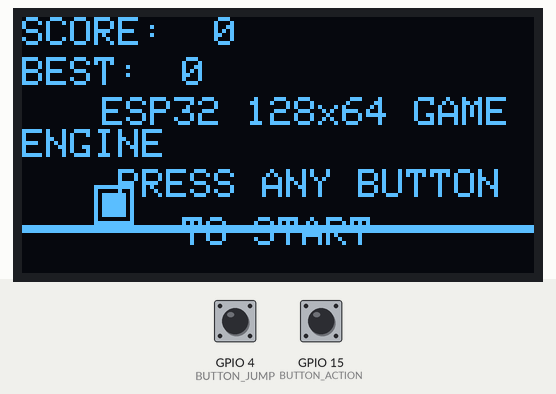
Simulated run of this program. Board: ESP32. Shown: 128×64 one-colour display. The inputs (shaded band) are chosen by the test bench; at power-on: GPIO 4 (BUTTON_JUMP) HIGH, GPIO 15 (BUTTON_ACTION) HIGH. Random numbers use the default seed unless the program sets one.

Above: at 1.2 s.
1.3 s: GPIO 4 (BUTTON_JUMP) pulled LOW for 0.15 s
At 1.48 s:
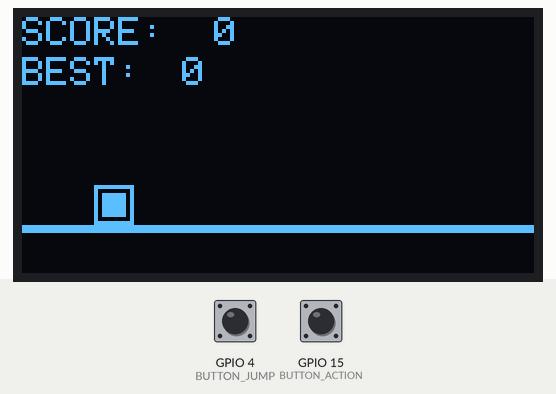
2.0 s: GPIO 15 (BUTTON_ACTION) pulled LOW for 1 s
At 3.02 s:
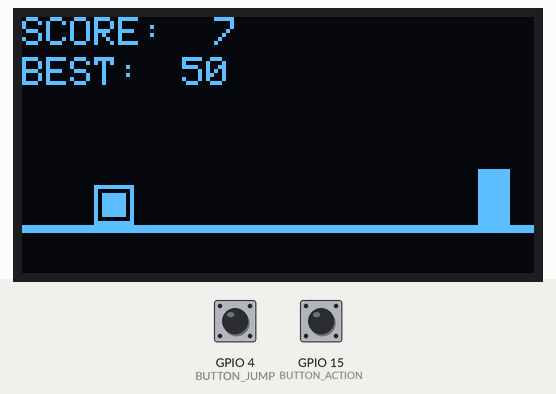
3.6 s: GPIO 4 (BUTTON_JUMP) pulled LOW for 1 s
At 3.94 s:
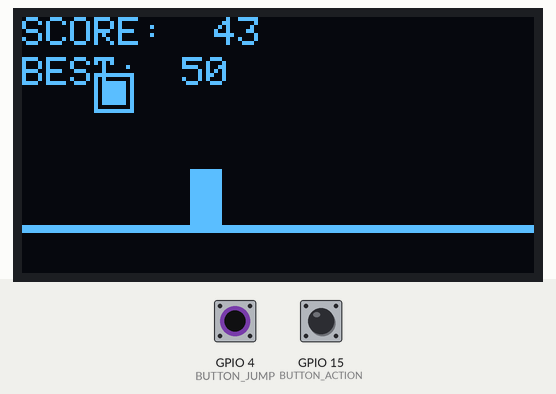
5.2 s: GPIO 15 (BUTTON_ACTION) pulled LOW for 3.2 s
At 8.25 s:
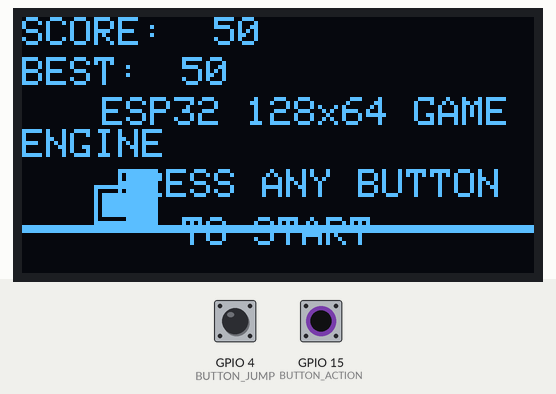
Timing chart, 0 to 9.8 s (numbered marks = the images above; inputs shaded):
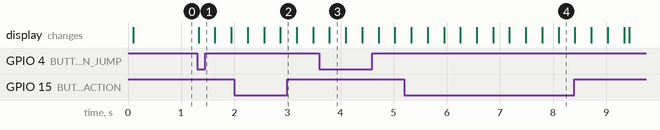

Measured:
- after the input at 1.3 s, the display: changes at once (image 1)

The program:

main.cpp
```cpp
#include <Arduino.h>
#include <Wire.h>
#include <Adafruit_GFX.h>
#include <Adafruit_SSD1306.h>

#define SCREEN_WIDTH 128
#define SCREEN_HEIGHT 64
#define OLED_RESET -1
#define I2C_SDA 21
#define I2C_SCL 22
#define BUTTON_JUMP 4
#define BUTTON_ACTION 15

#define GROUND_Y (SCREEN_HEIGHT - 12)
#define PLAYER_WIDTH 10
#define PLAYER_HEIGHT 10
#define OBSTACLE_WIDTH 8
#define OBSTACLE_HEIGHT 14

Adafruit_SSD1306 display(SCREEN_WIDTH, SCREEN_HEIGHT, &Wire, OLED_RESET);

enum GameState {
  STATE_MENU,
  STATE_PLAYING,
  STATE_GAME_OVER,
};

struct Player {
  int x;
  int y;
  int vy;
  bool onGround;
};

struct Obstacle {
  int x;
  int y;
  int w;
  int h;
  bool active;
};

class GameEngine {
public:
  void begin() {
    Wire.begin(I2C_SDA, I2C_SCL);
    if (!display.begin(SSD1306_SWITCHCAPVCC, 0x3C)) {
      while (true) {
        delay(1000);
      }
    }

    pinMode(BUTTON_JUMP, INPUT_PULLUP);
    pinMode(BUTTON_ACTION, INPUT_PULLUP);

    display.clearDisplay();
    display.display();

    reset();
    state = STATE_MENU;
    lastFrame = millis();
  }

  void run() {
    uint32_t now = millis();
    if (now - lastFrame < 16) {
      return;
    }

    uint32_t dt = min(now - lastFrame, (uint32_t)50);
    lastFrame = now;

    update(dt);
    render();
  }

private:
  GameState state = STATE_MENU;
  Player player;
  Obstacle obstacle;
  uint32_t lastFrame = 0;
  uint32_t score = 0;
  uint32_t bestScore = 0;

  void reset() {
    player.x = 18;
    player.y = GROUND_Y - PLAYER_HEIGHT;
    player.vy = 0;
    player.onGround = true;

    obstacle.x = SCREEN_WIDTH;
    obstacle.y = GROUND_Y - OBSTACLE_HEIGHT;
    obstacle.w = OBSTACLE_WIDTH;
    obstacle.h = OBSTACLE_HEIGHT;
    obstacle.active = true;

    score = 0;
  }

  bool buttonPressed(int pin) {
    return digitalRead(pin) == LOW;
  }

  void update(uint32_t dt) {
    switch (state) {
      case STATE_MENU:
        if (buttonPressed(BUTTON_ACTION) || buttonPressed(BUTTON_JUMP)) {
          state = STATE_PLAYING;
          reset();
        }
        break;

      case STATE_PLAYING:
        updatePlayer(dt);
        updateObstacle(dt);
        if (checkCollision()) {
          state = STATE_GAME_OVER;
          bestScore = max(bestScore, score);
        } else {
          score += dt / 20;
        }
        break;

      case STATE_GAME_OVER:
        if (buttonPressed(BUTTON_ACTION) || buttonPressed(BUTTON_JUMP)) {
          state = STATE_MENU;
        }
        break;
    }
  }

  void updatePlayer(uint32_t dt) {
    if (player.onGround && buttonPressed(BUTTON_JUMP)) {
      player.vy = -8;
      player.onGround = false;
    }

    if (!player.onGround) {
      player.vy += 1;
      player.y += player.vy;
      if (player.y >= GROUND_Y - PLAYER_HEIGHT) {
        player.y = GROUND_Y - PLAYER_HEIGHT;
        player.vy = 0;
        player.onGround = true;
      }
    }
  }

  void updateObstacle(uint32_t dt) {
    if (!obstacle.active) {
      return;
    }

    int speed = 80 + (score / 200);
    obstacle.x -= (speed * dt) / 1000;

    if (obstacle.x + obstacle.w < 0) {
      obstacle.x = SCREEN_WIDTH + random(8, 24);
      obstacle.w = OBSTACLE_WIDTH + random(0, 4);
      obstacle.h = OBSTACLE_HEIGHT + random(0, 4);
      obstacle.y = GROUND_Y - obstacle.h;
    }
  }

  bool checkCollision() {
    int px1 = player.x;
    int py1 = player.y;
    int px2 = player.x + PLAYER_WIDTH;
    int py2 = player.y + PLAYER_HEIGHT;
    int ox1 = obstacle.x;
    int oy1 = obstacle.y;
    int ox2 = obstacle.x + obstacle.w;
    int oy2 = obstacle.y + obstacle.h;

    return px1 < ox2 && px2 > ox1 && py1 < oy2 && py2 > oy1;
  }

  void render() {
    display.clearDisplay();

    drawGround();
    drawPlayer();
    drawObstacle();
    drawHud();

    if (state == STATE_MENU) {
      display.setTextSize(1);
      display.setCursor(20, 20);
      display.print("ESP32 128x64 GAME ENGINE");
      display.setCursor(24, 38);
      display.print("PRESS ANY BUTTON");
      display.setCursor(40, 50);
      display.print("TO START");
    }

    if (state == STATE_GAME_OVER) {
      display.setTextSize(1);
      display.setCursor(34, 24);
      display.print("GAME OVER");
      display.setCursor(14, 38);
      display.print("PRESS ANY BUTTON TO RETURN");
    }

    display.display();
  }

  void drawGround() {
    display.drawFastHLine(0, GROUND_Y, SCREEN_WIDTH, SSD1306_WHITE);
    display.drawFastHLine(0, GROUND_Y + 1, SCREEN_WIDTH, SSD1306_WHITE);
  }

  void drawPlayer() {
    display.fillRect(player.x, player.y, PLAYER_WIDTH, PLAYER_HEIGHT, SSD1306_WHITE);
    display.drawRect(player.x + 1, player.y + 1, PLAYER_WIDTH - 2, PLAYER_HEIGHT - 2, SSD1306_BLACK);
  }

  void drawObstacle() {
    display.fillRect(obstacle.x, obstacle.y, obstacle.w, obstacle.h, SSD1306_WHITE);
  }

  void drawHud() {
    display.setTextSize(1);
    display.setTextColor(SSD1306_WHITE);
    display.setCursor(0, 0);
    display.print("SCORE:");
    display.setCursor(48, 0);
    display.print(score);
    display.setCursor(0, 10);
    display.print("BEST:");
    display.setCursor(40, 10);
    display.print(bestScore);
  }
};

GameEngine engine;

void setup() {
  engine.begin();
}

void loop() {
  engine.run();
}
```
